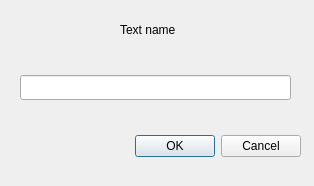
<?xml version="1.0" encoding="UTF-8"?>
<ui version="4.0">
 <class>CreateTextDialog</class>
 <widget class="QDialog" name="CreateTextDialog">
  <property name="geometry">
   <rect>
    <x>0</x>
    <y>0</y>
    <width>314</width>
    <height>186</height>
   </rect>
  </property>
  <property name="windowTitle">
   <string>Dialog</string>
  </property>
  <widget class="QDialogButtonBox" name="buttonBox">
   <property name="geometry">
    <rect>
     <x>110</x>
     <y>130</y>
     <width>191</width>
     <height>32</height>
    </rect>
   </property>
   <property name="orientation">
    <enum>Qt::Horizontal</enum>
   </property>
   <property name="standardButtons">
    <set>QDialogButtonBox::Cancel|QDialogButtonBox::Ok</set>
   </property>
  </widget>
  <widget class="QLineEdit" name="textNameLineEdit">
   <property name="geometry">
    <rect>
     <x>20</x>
     <y>75</y>
     <width>271</width>
     <height>25</height>
    </rect>
   </property>
  </widget>
  <widget class="QLabel" name="label">
   <property name="geometry">
    <rect>
     <x>120</x>
     <y>20</y>
     <width>91</width>
     <height>20</height>
    </rect>
   </property>
   <property name="text">
    <string>Text name</string>
   </property>
  </widget>
 </widget>
 <resources/>
 <connections>
  <connection>
   <sender>buttonBox</sender>
   <signal>accepted()</signal>
   <receiver>CreateTextDialog</receiver>
   <slot>accept()</slot>
   <hints>
    <hint type="sourcelabel">
     <x>248</x>
     <y>254</y>
    </hint>
    <hint type="destinationlabel">
     <x>157</x>
     <y>274</y>
    </hint>
   </hints>
  </connection>
  <connection>
   <sender>buttonBox</sender>
   <signal>rejected()</signal>
   <receiver>CreateTextDialog</receiver>
   <slot>reject()</slot>
   <hints>
    <hint type="sourcelabel">
     <x>316</x>
     <y>260</y>
    </hint>
    <hint type="destinationlabel">
     <x>286</x>
     <y>274</y>
    </hint>
   </hints>
  </connection>
 </connections>
</ui>
